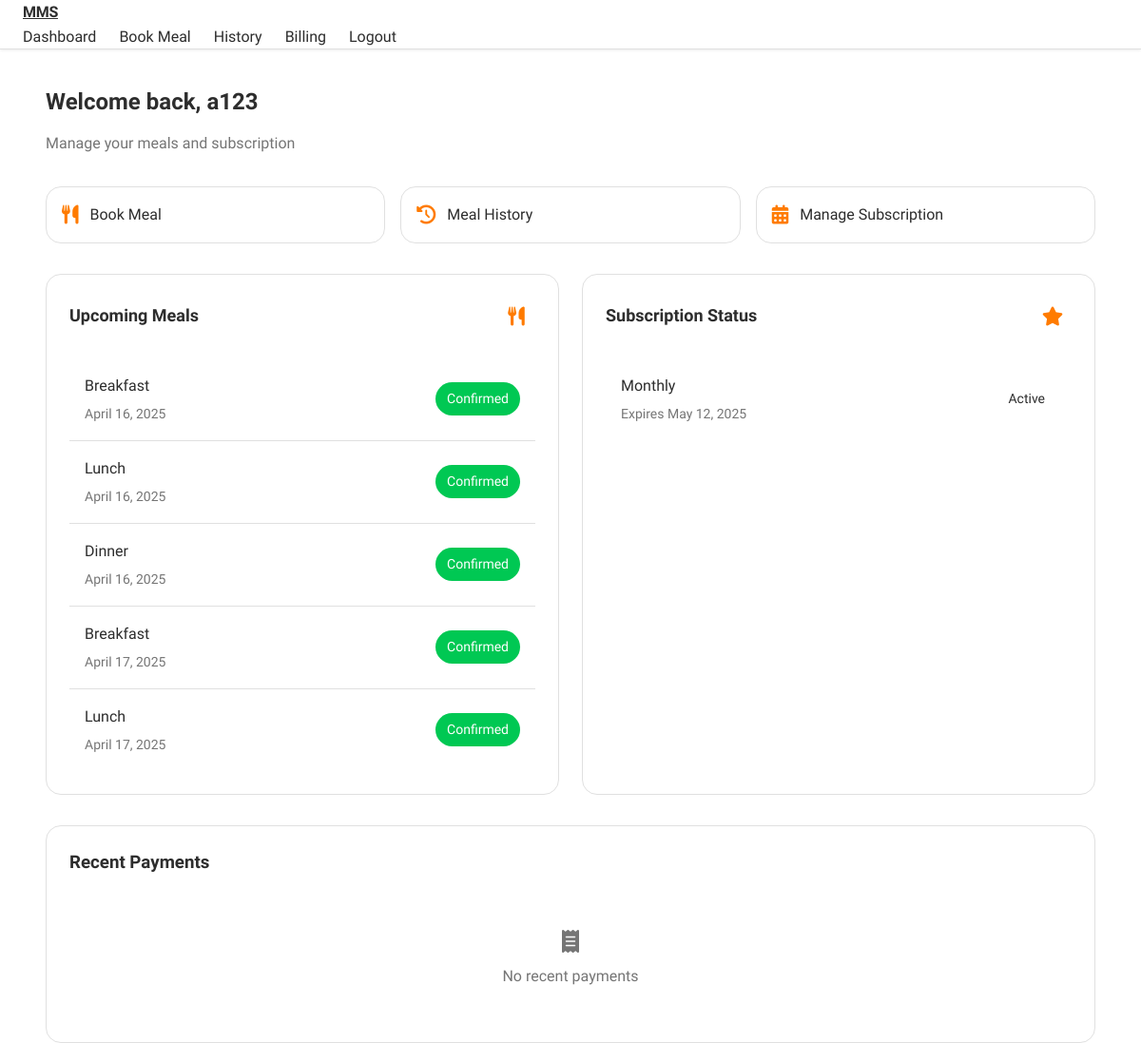
The app's page /dashboard (signed in) with its own data.
### models.py (models this page shows, shortened)
class User(UserMixin, db.Model):
    __tablename__ = 'users'
    id = db.Column(db.Integer, primary_key=True)
    username = db.Column(db.String(80), unique=True, nullable=False)
    email = db.Column(db.String(120), unique=True, nullable=False)
    password_hash = db.Column(db.String(128))
    role = db.Column(db.String(20), default='student')
    created_at = db.Column(db.DateTime, default=datetime.utcnow)
    last_login = db.Column(db.DateTime)
    is_active = db.Column(db.Boolean, default=False)
    email_verified = db.Column(db.Boolean, default=False)
    meals = db.relationship('Meal', backref='user', lazy=True)
    subscriptions = db.relationship('Subscription', backref='user', lazy=True)
    payments = db.relationship('Payment', backref='user', lazy=True)

class Meal(db.Model):
    __tablename__ = 'meals'
    id = db.Column(db.Integer, primary_key=True)
    user_id = db.Column(db.Integer, db.ForeignKey('users.id'), nullable=False)
    meal_type = db.Column(db.String(20), nullable=False)  # breakfast, lunch, dinner
    meal_date = db.Column(db.DateTime, nullable=False)
    status = db.Column(db.String(20), default='pending')  # pending, confirmed, cancelled
    payment_status = db.Column(db.String(20), default='unpaid')  # unpaid, paid, refunded
    dietary_preferences = db.Column(db.String(200))
    created_at = db.Column(db.DateTime, default=datetime.utcnow)
    subscription_id = db.Column(db.Integer, db.ForeignKey('subscriptions.id'), nullable=True)

class Subscription(db.Model):
    __tablename__ = 'subscriptions'
    id = db.Column(db.Integer, primary_key=True)
    user_id = db.Column(db.Integer, db.ForeignKey('users.id'), nullable=False)
    plan_type = db.Column(db.String(20), nullable=False)  # weekly, monthly
    start_date = db.Column(db.DateTime, nullable=False)
    end_date = db.Column(db.DateTime, nullable=False)
    status = db.Column(db.String(20), default='active')  # active, expired, cancelled
    stripe_subscription_id = db.Column(db.String(100), unique=True)
    created_at = db.Column(db.DateTime, default=datetime.utcnow)
    meals = db.relationship('Meal', backref='subscription', lazy=True)

### routes/main.py (the view)
@main_bp.route('/dashboard')
@login_required
def dashboard():
    active_subscription = Subscription.query.filter(
        and_(
            Subscription.user_id == current_user.id,
            Subscription.status == 'active',
            Subscription.end_date > datetime.utcnow()
        )
    ).first()
    upcoming_meals = Meal.query.filter(
        and_(
            Meal.user_id == current_user.id,
            Meal.meal_date > datetime.utcnow(),
            Meal.status != 'cancelled'
        )
    ).order_by(Meal.meal_date).limit(5).all()
    recent_payments = Payment.query.filter_by(user_id=current_user.id)\
        .order_by(Payment.created_at.desc())\
        .limit(5)\
        .all()
    return render_template('main/dashboard.html',
                           subscription=active_subscription,
                           upcoming_meals=upcoming_meals,
                           recent_payments=recent_payments)

### app.py (called while the page is built)
@login_manager.user_loader
def load_user(user_id):
    return User.query.get(int(user_id))

@app.before_request
def before_request():
    if current_user.is_authenticated:
        current_user.last_login = datetime.utcnow()
        db.session.commit()

### templates/main/dashboard.html (shortened to what this page needs)
{% extends "base.html" %}
{% block content %}
<div class="container">
    <div class="dashboard-header">
        <h1 class="dashboard-title">Welcome back, {{ current_user.username }}</h1>
        <p class="dashboard-subtitle">Manage your meals and subscription</p>
    </div>
    <div class="quick-actions">
        <a href="{{ url_for('main.meal_booking') }}" class="action-btn">
            <i class="fas fa-utensils"></i>
            <span>Book Meal</span>
        </a>
        <a href="{{ url_for('main.meal_history') }}" class="action-btn">
            <i class="fas fa-history"></i>
            <span>Meal History</span>
        </a>
        {% if subscription %}
        <a href="#" class="action-btn">
            <i class="fas fa-calendar-alt"></i>
            <span>Manage Subscription</span>
        </a>
        {% else %}
        <a href="{{ url_for('main.meal_booking') }}?type=subscription" class="action-btn">
            <i class="fas fa-star"></i>
            <span>Get Subscription</span>
        </a>
        {% endif %}
    </div>
    <div class="dashboard-grid">
        <div class="dashboard-card">
            <div class="card-header">
                <h2 class="card-title">Upcoming Meals</h2>
                <div class="card-icon">
                    <i class="fas fa-utensils"></i>
                </div>
            </div>
            {% if upcoming_meals %}
            <div class="list-container">
                {% for meal in upcoming_meals %}
                <div class="list-item">
                    <div class="item-info">
                        <span class="item-title">{{ meal.meal_type|title }}</span>
                        <span class="item-subtitle">{{ meal.meal_date.strftime('%B %d, %Y') }}</span>
                    </div>
                    <span class="status-badge status-{{ meal.status }}">{{ meal.status|title }}</span>
                </div>
                {% endfor %}
            </div>
            {% else %}
            <div class="empty-state">
                <i class="fas fa-calendar-xmark"></i>
                <p>No upcoming meals scheduled</p>
            </div>
            {% endif %}
        </div>
        <div class="dashboard-card">
            <div class="card-header">
                <h2 class="card-title">Subscription Status</h2>
                <div class="card-icon">
                    <i class="fas fa-star"></i>
                </div>
            </div>
            {% if subscription %}
            <div class="list-container">
                <div class="list-item">
                    <div class="item-info">
                        <span class="item-title">{{ subscription.plan_type|title }}</span>
                        <span class="item-subtitle">Expires {{ subscription.end_date.strftime('%B %d, %Y') }}</span>
                    </div>
                    <span class="status-badge status-{{ subscription.status }}">{{ subscription.status|title }}</span>
                </div>
            </div>
            {% else %}
            <div class="empty-state">
                <i class="fas fa-ticket"></i>
                <p>No active subscription</p>
                <a href="{{ url_for('main.meal_booking') }}?type=subscription" class="btn btn-primary">Get Started</a>
            </div>
            {% endif %}
        </div>
    </div>
    <div class="dashboard-card">
        <div class="card-header">
            <h3>Recent Payments</h3>
        </div>
        {% if recent_payments %}
        <div class="list">
            {% for payment in recent_payments %}
            <div class="list-item">
                <div class="item-info">
                    <span class="item-title">${{ "%.2f"|format(payment.amount/100) }}</span>
                    <span class="item-subtitle">{{ payment.created_at.strftime('%B %d, %Y') }}</span>
                </div>
                <span class="status-badge status-{{ payment.status }}">{{ payment.status|title }}</span>
            </div>
            {% endfor %}
        </div>
        {% else %}
        <div class="empty-state">
            <i class="fas fa-receipt"></i>
            <p>No recent payments</p>
        </div>
        {% endif %}
    </div>
</div>
{% endblock %}

### static/css/apple.css (style rules this page uses)
:root { --primary-color: #ff7b00; --secondary-color: #4a4a4a; --success-color: #00c853; --danger-color: #ff3d00; --warning-color: #ffa000; --info-color: #00b0ff; --background: #ffffff; --card-background: #ffffff; --text-primary: #2d2d2d; --text-secondary: #757575; --border-color: #e0e0e0; --font-family: 'Inter', -apple-system, BlinkMacSystemFont, sans-serif; --font-size-xs: 0.75rem; --font-size-sm: 0.875rem; --font-size-base: 1rem; --font-size-lg: 1.125rem; --font-size-xl: 1.25rem; --font-size-2xl: 1.5rem; --spacing-xs: 0.375rem; --spacing-sm: 0.75rem; --spacing-md: 1rem; --spacing-lg: 1.5rem; --spacing-xl: 2rem; --nav-height: 64px; --container-max-width: 1280px; --border-radius-sm: 8px; --border-radius-md: 12px; --border-radius-lg: 16px; --border-radius-full: 9999px; }
body { background-color: var(--background); font-family: var(--font-family); -webkit-font-smoothing: antialiased; -moz-osx-font-smoothing: grayscale; line-height: 1.6; color: var(--text-primary); }
.container { max-width: var(--container-max-width); margin: 0 auto; padding: 0 var(--spacing-lg); }
.status-badge { padding: var(--spacing-xs) var(--spacing-sm); border-radius: var(--border-radius-full); font-size: var(--font-size-sm); font-weight: 600; }
.status-confirmed { background: var(--success-color); color: white; }
.list-item { display: flex; justify-content: space-between; align-items: center; padding: var(--spacing-md); border-bottom: 1px solid var(--border-color); transition: background-color 0.2s ease; }
.list-item:last-child { border-bottom: none; }

### templates/base.html (style rules this page uses)
* { margin: 0; padding: 0; box-sizing: border-box; }
body { font-family: 'SF Pro Display', -apple-system, BlinkMacSystemFont, sans-serif; padding-top: calc(var(--nav-height) + var(--spacing-lg)); min-height: 100vh; background: var(--background); color: var(--text-primary); }
.container { max-width: var(--container-max-width); margin: 0 auto; padding: 0 var(--spacing-lg); }

### records on screen
User: username "a123"
Meal: meal_type "Breakfast", meal_date "April 16, 2025", status "Confirmed"
Meal: meal_type "Lunch", meal_date "April 16, 2025", status "Confirmed"
Meal: meal_type "Dinner", meal_date "April 16, 2025", status "Confirmed"
Meal: meal_type "Breakfast", meal_date "April 17, 2025", status "Confirmed"
Meal: meal_type "Lunch", meal_date "April 17, 2025", status "Confirmed"
Subscription: plan_type "Monthly", end_date "May 12, 2025", status "Active"
